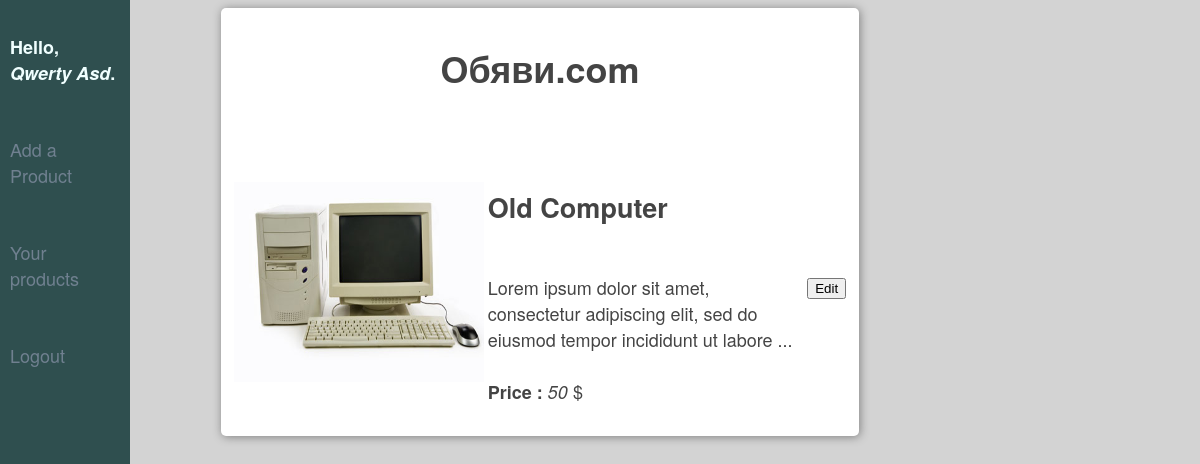
Page /edit.php (signed in) on the committed database.
### tables this page shows
CREATE TABLE IF NOT EXISTS `users` (
  `id` int(10) NOT NULL,
  `username` varchar(255) NOT NULL,
  `email` varchar(255) NOT NULL,
  `password` varchar(255) NOT NULL,
  `name` varchar(255) NOT NULL
);

CREATE TABLE IF NOT EXISTS `ads` (
  `id` int(10) NOT NULL,
  `img_path` varchar(255) NOT NULL,
  `img_name` varchar(255) NOT NULL,
  `ad_name` varchar(255) NOT NULL,
  `description` text NOT NULL,
  `price` int(10) NOT NULL,
  `usr_id` int(10) NOT NULL
);

### login/session.php (called while the page is built, shortened)
<?php
require_once('dbconnect.php');
$user_check = $_SESSION['login_user'];
$name_sql = mysqli_query($connection, "SELECT name FROM users WHERE username='$user_check'");
$row_name = mysqli_fetch_assoc($name_sql);
$name_db = $row_name['name'];
?>

### edit.php (the view, shortened to what this page needs)
<?php
require('/login/session.php');
?>
<!DOCTYPE html>
<html>
<head>
	<link rel="stylesheet" href="style.css" type="text/css"/>
</head>
<body>
<form id="container" method="post">
<?php
include("sidebar.php");
$ads_query=$connection->query('SELECT id, img_path, img_name, ad_name, description, price FROM `ads` WHERE usr_id = '.$_SESSION['login_id'].''.$editsql);
while (($row=$ads_query->fetch_assoc()) !== null) {
	extract($row);
	if($_POST[edit] == $id){
		echo "<div class='edit_div'> Title : <input type='text' name='name' value='".$ad_name."'><br><br>
			  Description : <br><textarea id='description' name='description' rows='9' cols='70'>".$description."</textarea><br>
			  Price : <input type='text' name='price' value='".$price."'><br><br>
			  <button type='submit' name='confirm' value='".$id."'>Confirm edit</button><br>
			  <a href =". 'edit.php' .">Return to your products</a><br>
			  </div>";
			 echo 'UPDATE ads SET ad_name='."'".$ad_name."'".', description='."'".$description."'".', price ='."'".$price."'".'WHERE id = '.$id;
			 if(isset($_POST[confirm])) {
				$connection->query('UPDATE ads SET ad_name='."'".$ad_name."'".', description='."'".$description."'".', price ='."'".$price."'".'WHERE id = '.$id);
			}
	} else {
		echo "<p>
				<table>
					<th>
						<img src=".$img_path.''.$img_name.">
					</th>
					<td>
						<h2>". $ad_name ."</h2><br>
						". $description = substr($description,0,100).'...' ."<br><br>
						<b>Price :</b> <i>". $price ."</i> $<br>
					</td>
					<td>
						<button type='submit' name='edit' value='".$id."'>Edit</button>
					</td>
				</table>
			</p>";
	}
}
?>

### sidebar.php
<?php
    echo "<h1 id='Head_Ob'><a id='Head_Ob' href=".'index.php'.">Обяви.com</a></h1><br>
    <nav class='vertical'>";
            if(isset($_SESSION['login_user'])){
                echo "<h4 id='Hello'>Hello, <i>". $name_db ."</i>.</h4><br>
	<ul>
        <li><a href=". 'add.php'.">Add a Product</a></li><br>
        <li><a href=". '/obqvi/edit.php'.">Your products</a></li><br>
        <li><a href=". '/obqvi/login/logout.php'.">Logout</a></li>
    </ul>";
            } else {
                echo "<ul><li id=".register."><a href=". '/obqvi/login/index.php' .">Login Here<br>to add a Product</a></li></ul>";
            }
?>
</nav>

### style.css (style rules this page uses)
body { background: lightgrey; color: #444; -webkit-font-smoothing: antialiased; font-family: 'Helvetica Neue', sans-serif; font-size: 18px; font-weight: 400; height: auto !important; height: 100%; min-height: 100%; text-rendering: optimizeLegibility; padding-right: 10%; }
* { box-sizing: border-box; }
.vertical { position: fixed; padding: 10px; top: 0; left: 0; height: 100%; width: 130px; background: darkslategray; transition: width ease .5s; }
.vertical ul { list-style: none; margin: 0; padding: 0; }
.vertical ul li { margin-bottom: 25px; }
.vertical a { color: slategrey; text-decoration: none; border-bottom: 1px solid transparent; transition: color ease .35s, border-bottom-color ease .35s; }
#Hello { color: azure; }
#Head_Ob { text-decoration: none; color: #444; text-align: center; transition: color ease .5s; }
#container { background-color: white; box-shadow: 1px 1px 10px grey; border-radius: 5px; margin: auto; padding: 10px; width: 60%; column-span: 50; padding: 10px; position:relative; transition:margin-left ease .5s; // fluid transition when resizing }
img { width:250px; height:200px; }
td { //width:400px; }

### rows in the picture
users: name "Qwerty Asd"
ads: img_path+img_name (picture), ad_name "Old Computer", description "Lorem ipsum dolor sit amet, consectetur adipiscing elit, sed do eiusmod tempor incididunt ut labore", price "50", $id 2 (drawn)
